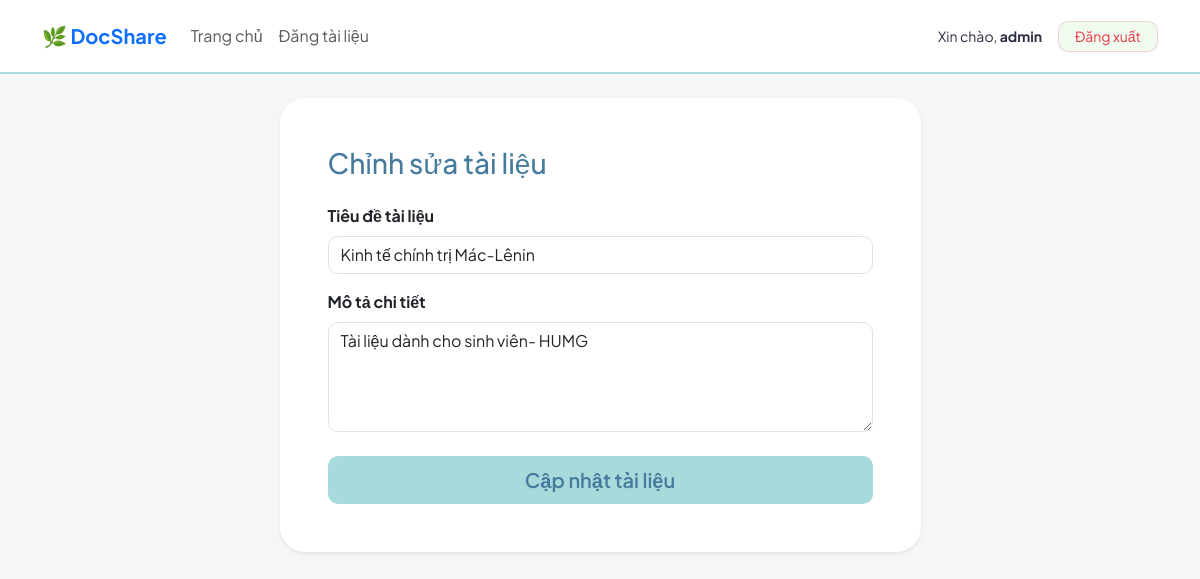
Screenshot of /edit/2 (signed in) with the database file from the repository.
### models.py (models this page shows)
class Doc(db.Model):
    __tablename__ = 'docs'
    id = db.Column(db.Integer, primary_key=True)
    title = db.Column(db.String(100), nullable=False)
    description = db.Column(db.Text)
    filename = db.Column(db.String(200))                  # Lưu tên file an toàn sau khi upload
    username = db.Column(db.String(80))                   # Người sở hữu tài liệu user ỏ admin
    status = db.Column(db.String(20), default='pending')  # Trạng thái: pending/approved

### app.py (the view, shortened to what this page needs)
@app.route('/edit/<int:id>', methods=['GET', 'POST'])
def edit(id):
    doc = Doc.query.get_or_404(id)
    if doc.username != session.get('username') and session.get('role') != 'admin':
        return redirect(url_for('index'))
    return render_template('upload.html', doc=doc)

### templates/upload.html (shortened to what this page needs)
{% extends 'base.html' %}
{% block content %}
<div class="row justify-content-center">
    <div class="col-md-7">
        <div class="card border-0 shadow-sm p-5" style="border-radius: 25px; background-color: #ffffff;">
            <h3 class="mb-4" style="color: var(--primary-dark);">
                {{ 'Chỉnh sửa tài liệu' if doc else 'Tải tài liệu lên thư viện' }}
            </h3>
            <form method="POST" enctype="multipart/form-data">
                <div class="mb-3">
                    <label class="form-label fw-bold">Tiêu đề tài liệu</label>
                    <input type="text" name="title" class="form-control" value="{{ doc.title if doc else '' }}" placeholder="Nhập tiêu đề..." required style="border-radius: 10px;">
                </div>
                <div class="mb-3">
                    <label class="form-label fw-bold">Mô tả chi tiết</label>
                    <textarea name="description" class="form-control" rows="4" placeholder="Nhập mô tả về tài liệu..." style="border-radius: 10px;">{{ doc.description if doc else '' }}</textarea>
                </div>
                <div class="d-grid">
                    <button type="submit" class="btn btn-pastel-primary btn-lg mt-2">
                        {{ 'Cập nhật tài liệu' if doc else 'Đăng tải tài liệu' }}
                    </button>
                </div>
            </form>
        </div>
    </div>
</div>
{% endblock %}

### templates/base.html (style rules this page uses)
:root { --bg-pastel: #f4f7f6; --primary-pastel: #a8dadc; --primary-dark: #457b9d; --danger-pastel: #f1faee; --danger-text: #e63946; --text-dark: #2b2d42; }
body { font-family: 'Plus Jakarta Sans', sans-serif; background-color: var(--bg-pastel); color: var(--text-dark); }
.btn-pastel-primary { background-color: var(--primary-pastel); color: var(--primary-dark); border-radius: 10px; font-weight: 600; }

### rows the page displays
Doc: title "Kinh tế chính trị Mác-Lênin", description "Tài liệu dành cho sinh viên- HUMG"

### other values shown
{{ session['username'] }} "admin"
{{ 'Chỉnh sửa tài liệu' if doc else 'Tải tài liệu lên thư viện' }} "Chỉnh sửa tài liệu"
{{ 'Cập nhật tài liệu' if doc else 'Đăng tải tài liệu' }} "Cập nhật tài liệu"
